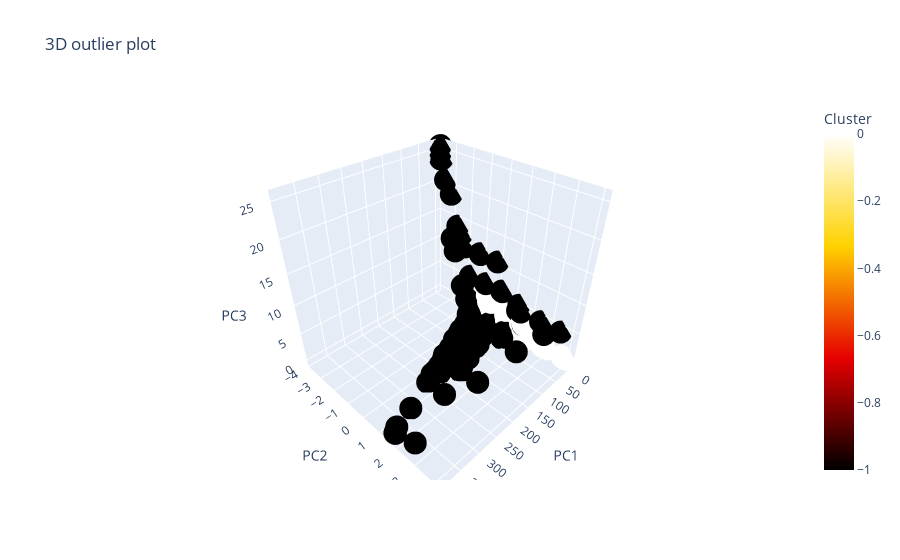

Notebook code cell kept with this figure:
### Code cell
# plot using 3D PCA
pca = PCA(n_components=3, random_state=22, svd_solver='full') 
data_encoded_pca = pca.fit_transform(data_out)

# DataFrame untuk plot
df_plot = pd.DataFrame(data_encoded_pca, columns=['PC1', 'PC2', 'PC3'])
df_plot['Cluster'] = cluster

fig = px.scatter_3d(data_frame=df_plot, x='PC1', y='PC2', z='PC3',
            color='Cluster', color_continuous_scale=px.colors.sequential.Hot, title='3D outlier plot')
fig.show();

### Figure 1 — Plotly figure (JSON) as saved in the notebook; plotly's stock layout.template omitted (floating-point values rounded to 4 significant figures; data arrays with more than 128 entries replaced by an {"elided": "..."} marker saying what was removed)
{"data": [{"hovertemplate": "PC1=%{x}<br>PC2=%{y}<br>PC3=%{z}<br>Cluster=%{marker.color}<extra></extra>", "legendgroup": "", "marker": {"color": {"elided": "8084 int values"}, "coloraxis": "coloraxis", "symbol": "circle"}, "mode": "markers", "name": "", "scene": "scene", "showlegend": false, "type": "scatter3d", "x": {"elided": "8084 float values"}, "y": {"elided": "8084 float values"}, "z": {"elided": "8084 float values"}}], "layout": {"coloraxis": {"colorbar": {"title": {"text": "Cluster"}}, "colorscale": [[0, "rgb(0,0,0)"], [0.3333, "rgb(230,0,0)"], [0.6667, "rgb(255,210,0)"], [1, "rgb(255,255,255)"]]}, "legend": {"tracegroupgap": 0}, "scene": {"domain": {"x": [0, 1], "y": [0, 1]}, "xaxis": {"title": {"text": "PC1"}}, "yaxis": {"title": {"text": "PC2"}}, "zaxis": {"title": {"text": "PC3"}}}, "title": {"text": "3D outlier plot"}}}
